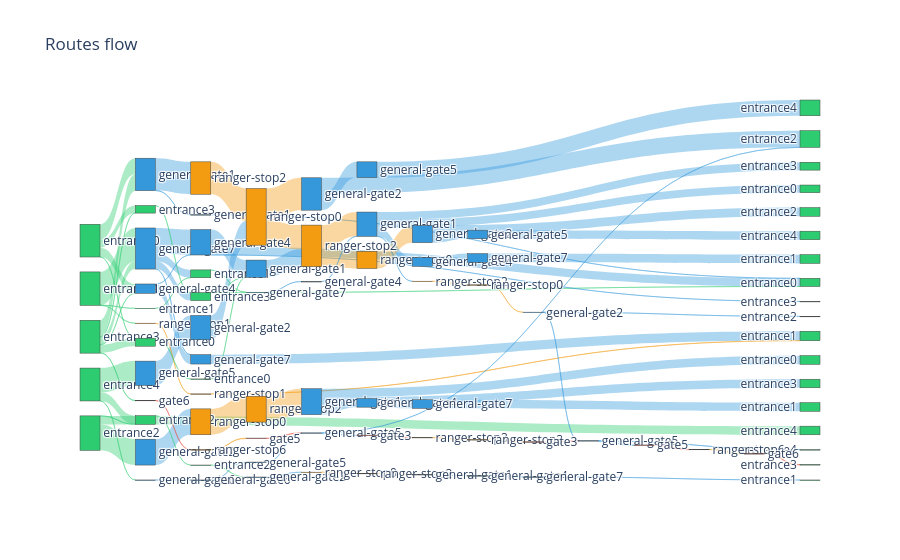

The notebook cell this image was saved under:
### Code cell
edges = [[(start.gate_name, end.gate_name) for start, end in zip(route, route[1:])] for route in routes_no_camping.values() if route[0].car_type != '2P']
max_layer = max(len(route) for route in routes_no_camping.values())

layers = [{'nodes': [], 'sources': [], 'targets': [], 'values': []} for _ in range(max_layer)]
for n_layer, layer in tqdm(enumerate(layers[:-1])):
    layer_edges = [route[n_layer] for route in edges if len(route) > n_layer]
    for (start, end) in layer_edges:
        # ensure start index
        if start not in layer['nodes']:
            layer['nodes'].append(start)
            start_idx = len(layer['nodes']) - 1
        else:
            start_idx = layer['nodes'].index(start)
        
        # ensure end index
        if end not in layers[n_layer + 1]['nodes']:
            layers[n_layer + 1]['nodes'].append(end)
            end_idx = len(layers[n_layer + 1]['nodes']) - 1
        else:
            end_idx = layers[n_layer + 1]['nodes'].index(end)
        
        # update value
        for i, _ in enumerate(layer['sources']):
            if layer['sources'][i] == start_idx and layer['targets'][i] == end_idx:
                layer['values'][i] += 1
                break
        else:
            layer['sources'].append(start_idx)
            layer['targets'].append(end_idx)
            layer['values'].append(1)

nodes = []
sources = []
targets = []
values = [] 

for n_layer, layer in enumerate(layers):
    layer_idx_base = len(nodes)
    nodes.extend(layer['nodes'])
    sources.extend(idx + layer_idx_base for idx in layer['sources'])
    values.extend(layer['values'])

    if n_layer > 0:
        targets.extend(idx + layer_idx_base for idx in layers[n_layer - 1]['targets'])

def node_to_color(node: str, alpha=1.0) -> str:
    SENSOR_COLOR = {
        'entrance': (46, 204, 113),
        'general-gate': (52, 152, 219),
        'gate': (231, 76, 60),
        'ranger-stop': (243, 156, 18),
        'camping': (155, 89, 182),
    }

    for prefix, (r, g, b) in SENSOR_COLOR.items():
        if node.startswith(prefix):
            return f'rgba({r},{g},{b},{alpha})'
    
    return 'rgba(255,0,0,1)'

node_colors = [node_to_color(node) for node in nodes]
link_colors = [node_to_color(nodes[idx], alpha=0.4) for idx in sources]

fig = go.Figure(go.Sankey(
    arrangement='snap',
    node = dict(label = nodes, color=node_colors),
    link = dict(source = sources, target = targets, value = values, color=link_colors)
))
fig.update_layout(title = 'Routes flow')
fig.show()

### Figure 1 — Plotly figure (JSON) as saved in the notebook; plotly's stock layout.template omitted (floating-point values rounded to 4 significant figures)
{"data": [{"arrangement": "snap", "link": {"color": ["rgba(46,204,113,0.4)", "rgba(46,204,113,0.4)", "rgba(46,204,113,0.4)", "rgba(46,204,113,0.4)", "rgba(46,204,113,0.4)", "rgba(46,204,113,0.4)", "rgba(46,204,113,0.4)", "rgba(46,204,113,0.4)", "rgba(46,204,113,0.4)", "rgba(46,204,113,0.4)", "rgba(46,204,113,0.4)", "rgba(46,204,113,0.4)", "rgba(46,204,113,0.4)", "rgba(46,204,113,0.4)", "rgba(46,204,113,0.4)", "rgba(46,204,113,0.4)", "rgba(46,204,113,0.4)", "rgba(46,204,113,0.4)", "rgba(46,204,113,0.4)", "rgba(52,152,219,0.4)", "rgba(52,152,219,0.4)", "rgba(52,152,219,0.4)", "rgba(52,152,219,0.4)", "rgba(52,152,219,0.4)", "rgba(52,152,219,0.4)", "rgba(52,152,219,0.4)", "rgba(231,76,60,0.4)", "rgba(46,204,113,0.4)", "rgba(46,204,113,0.4)", "rgba(243,156,18,0.4)", "rgba(52,152,219,0.4)", "rgba(52,152,219,0.4)", "rgba(46,204,113,0.4)", "rgba(46,204,113,0.4)", "rgba(52,152,219,0.4)", "rgba(52,152,219,0.4)", "rgba(243,156,18,0.4)", "rgba(52,152,219,0.4)", "rgba(52,152,219,0.4)", "rgba(52,152,219,0.4)", "rgba(243,156,18,0.4)", "rgba(52,152,219,0.4)", "rgba(243,156,18,0.4)", "rgba(46,204,113,0.4)", "rgba(46,204,113,0.4)", "rgba(243,156,18,0.4)", "rgba(52,152,219,0.4)", "rgba(46,204,113,0.4)", "rgba(46,204,113,0.4)", "rgba(52,152,219,0.4)", "rgba(52,152,219,0.4)", "rgba(46,204,113,0.4)", "rgba(243,156,18,0.4)", "rgba(52,152,219,0.4)", "rgba(243,156,18,0.4)", "rgba(243,156,18,0.4)", "rgba(231,76,60,0.4)", "rgba(52,152,219,0.4)", "rgba(52,152,219,0.4)", "rgba(52,152,219,0.4)", "rgba(52,152,219,0.4)", "rgba(243,156,18,0.4)", "rgba(243,156,18,0.4)", "rgba(52,152,219,0.4)", "rgba(52,152,219,0.4)", "rgba(52,152,219,0.4)", "rgba(52,152,219,0.4)", "rgba(52,152,219,0.4)", "rgba(243,156,18,0.4)", "rgba(52,152,219,0.4)", "rgba(52,152,219,0.4)", "rgba(52,152,219,0.4)", "rgba(243,156,18,0.4)", "rgba(52,152,219,0.4)", "rgba(52,152,219,0.4)", "rgba(52,152,219,0.4)", "rgba(52,152,219,0.4)", "rgba(231,76,60,0.4)", "rgba(243,156,18,0.4)", "rgba(52,152,219,0.4)", "rgba(52,152,219,0.4)", "rgba(52,152,219,0.4)", "rgba(52,152,219,0.4)", "rgba(52,152,219,0.4)", "rgba(243,156,18,0.4)", "rgba(52,152,219,0.4)", "rgba(243,156,18,0.4)", "rgba(52,152,219,0.4)", "rgba(52,152,219,0.4)", "rgba(243,156,18,0.4)", "rgba(52,152,219,0.4)", "rgba(243,156,18,0.4)", "rgba(231,76,60,0.4)", "rgba(52,152,219,0.4)", "rgba(52,152,219,0.4)", "rgba(52,152,219,0.4)", "rgba(52,152,219,0.4)", "rgba(52,152,219,0.4)", "rgba(231,76,60,0.4)", "rgba(243,156,18,0.4)", "rgba(231,76,60,0.4)"], "source": [0, 1, 2, 0, 3, 2, 4, 3, 4, 4, 0, 0, 3, 1, 1, 2, 0, 4, 0, 5, 6, 6, 9, 6, 10, 11, 14, 7, 15, 16, 17, 6, 12, 13, 10, 5, 18, 19, 21, 23, 24, 19, 25, 26, 20, 27, 28, 22, 29, 19, 30, 22, 31, 32, 31, 34, 36, 37, 38, 39, 41, 42, 42, 43, 43, 41, 43, 44, 45, 46, 44, 47, 48, 49, 49, 51, 49, 54, 55, 49, 57, 57, 60, 61, 62, 63, 64, 66, 68, 69, 70, 71, 74, 75, 76, 76, 77, 77, 80, 82, 83], "target": [5, 6, 7, 6, 8, 9, 10, 11, 5, 12, 13, 14, 7, 15, 16, 17, 12, 13, 10, 18, 19, 20, 21, 22, 23, 24, 25, 26, 20, 27, 28, 23, 22, 29, 19, 30, 31, 32, 31, 33, 34, 35, 36, 37, 38, 33, 39, 35, 32, 40, 35, 32, 41, 42, 42, 43, 44, 45, 46, 44, 47, 48, 49, 50, 51, 52, 53, 54, 55, 49, 52, 56, 57, 58, 59, 60, 61, 62, 63, 64, 65, 66, 67, 68, 69, 70, 71, 72, 73, 74, 75, 76, 77, 78, 77, 79, 80, 81, 82, 83, 84], "value": [801, 1609, 415, 378, 416, 1174, 452, 1251, 767, 363, 386, 23, 1, 2, 6, 2, 2, 1, 1, 1567, 1227, 378, 1174, 381, 452, 1251, 23, 1, 2, 6, 2, 1, 2, 1, 1, 1, 1567, 832, 1174, 453, 1251, 395, 23, 1, 2, 6, 2, 1, 1, 1, 1, 1, 1567, 834, 1174, 1251, 23, 1, 2, 2, 762, 834, 1174, 420, 417, 805, 414, 23, 1, 2, 2, 762, 834, 381, 370, 416, 423, 23, 1, 2, 421, 413, 415, 423, 23, 1, 2, 413, 423, 23, 1, 2, 23, 1, 1, 1, 23, 1, 23, 23, 23]}, "node": {"color": ["rgba(46,204,113,1.0)", "rgba(46,204,113,1.0)", "rgba(46,204,113,1.0)", "rgba(46,204,113,1.0)", "rgba(46,204,113,1.0)", "rgba(52,152,219,1.0)", "rgba(52,152,219,1.0)", "rgba(46,204,113,1.0)", "rgba(46,204,113,1.0)", "rgba(52,152,219,1.0)", "rgba(52,152,219,1.0)", "rgba(52,152,219,1.0)", "rgba(46,204,113,1.0)", "rgba(46,204,113,1.0)", "rgba(231,76,60,1.0)", "rgba(46,204,113,1.0)", "rgba(243,156,18,1.0)", "rgba(52,152,219,1.0)", "rgba(243,156,18,1.0)", "rgba(52,152,219,1.0)", "rgba(46,204,113,1.0)", "rgba(52,152,219,1.0)", "rgba(46,204,113,1.0)", "rgba(52,152,219,1.0)", "rgba(243,156,18,1.0)", "rgba(243,156,18,1.0)", "rgba(46,204,113,1.0)", "rgba(243,156,18,1.0)", "rgba(52,152,219,1.0)", "rgba(46,204,113,1.0)", "rgba(52,152,219,1.0)", "rgba(243,156,18,1.0)", "rgba(52,152,219,1.0)", "rgba(46,204,113,1.0)", "rgba(243,156,18,1.0)", "rgba(46,204,113,1.0)", "rgba(231,76,60,1.0)", "rgba(52,152,219,1.0)", "rgba(52,152,219,1.0)", "rgba(52,152,219,1.0)", "rgba(46,204,113,1.0)", "rgba(52,152,219,1.0)", "rgba(243,156,18,1.0)", "rgba(52,152,219,1.0)", "rgba(52,152,219,1.0)", "rgba(243,156,18,1.0)", "rgba(52,152,219,1.0)", "rgba(52,152,219,1.0)", "rgba(243,156,18,1.0)", "rgba(52,152,219,1.0)", "rgba(46,204,113,1.0)", "rgba(52,152,219,1.0)", "rgba(46,204,113,1.0)", "rgba(46,204,113,1.0)", "rgba(231,76,60,1.0)", "rgba(243,156,18,1.0)", "rgba(46,204,113,1.0)", "rgba(52,152,219,1.0)", "rgba(46,204,113,1.0)", "rgba(46,204,113,1.0)", "rgba(52,152,219,1.0)", "rgba(52,152,219,1.0)", "rgba(243,156,18,1.0)", "rgba(52,152,219,1.0)", "rgba(243,156,18,1.0)", "rgba(46,204,113,1.0)", "rgba(52,152,219,1.0)", "rgba(46,204,113,1.0)", "rgba(52,152,219,1.0)", "rgba(243,156,18,1.0)", "rgba(52,152,219,1.0)", "rgba(243,156,18,1.0)", "rgba(46,204,113,1.0)", "rgba(46,204,113,1.0)", "rgba(231,76,60,1.0)", "rgba(52,152,219,1.0)", "rgba(52,152,219,1.0)", "rgba(52,152,219,1.0)", "rgba(46,204,113,1.0)", "rgba(46,204,113,1.0)", "rgba(231,76,60,1.0)", "rgba(46,204,113,1.0)", "rgba(243,156,18,1.0)", "rgba(231,76,60,1.0)", "rgba(46,204,113,1.0)"], "label": ["entrance3", "entrance1", "entrance4", "entrance2", "entrance0", "general-gate1", "general-gate7", "entrance2", "entrance4", "general-gate5", "general-gate4", "general-gate2", "entrance3", "entrance0", "gate6", "entrance1", "ranger-stop1", "general-gate6", "ranger-stop2", "general-gate4", "entrance1", "general-gate2", "entrance3", "general-gate7", "ranger-stop0", "ranger-stop6", "entrance2", "ranger-stop1", "general-gate6", "entrance0", "general-gate1", "ranger-stop0", "general-gate1", "entrance1", "ranger-stop2", "entrance0", "gate5", "general-gate2", "general-gate7", "general-gate5", "entrance3", "general-gate2", "ranger-stop2", "general-gate1", "general-gate5", "ranger-stop0", "general-gate4", "general-gate5", "ranger-stop0", "general-gate1", "entrance0", "general-gate4", "entrance2", "entrance3", "gate3", "ranger-stop2", "entrance4", "general-gate2", "entrance3", "entrance0", "general-gate7", "general-gate4", "ranger-stop3", "general-gate1", "ranger-stop2", "entrance2", "general-gate5", "entrance1", "general-gate7", "ranger-stop3", "general-gate4", "ranger-stop0", "entrance4", "entrance1", "gate3", "general-gate7", "general-gate2", "general-gate5", "entrance1", "entrance2", "gate5", "entrance4", "ranger-stop6", "gate6", "entrance3"]}, "type": "sankey"}], "layout": {"title": {"text": "Routes flow"}}}
